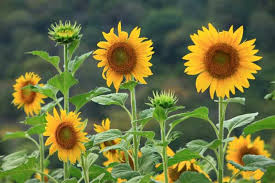
#> input picture dedw.jpg, 275 x 183 px
$ python a1.py
#> lines starting #> are read from the running program, lines starting #| are printed output that depends on the picture
import matplotlib.pyplot as plt
import numpy as np
from PIL import Image
image_path = "dedw.jpg"
image = Image.open(image_path)
#> image is the input picture: PIL image 275x183 RGB; mean R, G, B 109.1, 114.6, 62.5
rgb_image = np.array(image)
R = rgb_image[:, :, 0]
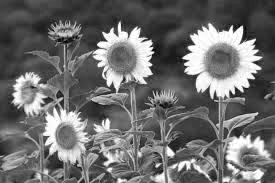
#> R: shape (183, 275); min 3, max 255, mean 109.1
G = rgb_image[:, :, 1]
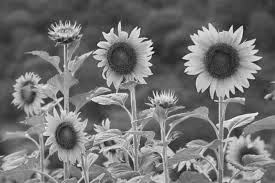
#> G: shape (183, 275); min 0, max 253, mean 114.6
B = rgb_image[:, :, 2]
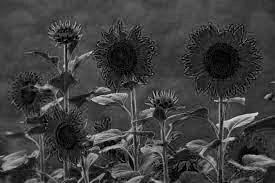
#> B: shape (183, 275); min 0, max 229, mean 62.5
grayscale_image = (0.2989 * R + 0.5870 * G + 0.1140 * B).astype(np.uint8)
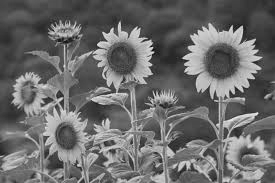
#> grayscale_image: shape (183, 275); min 6, max 242, mean 106.5
plt.figure(figsize=(10, 10))
plt.subplot(2, 2, 1)
plt.title("Red Channel")
plt.imshow(R, cmap="Reds")

plt.subplot(2, 2, 2)
plt.title("Green Channel")
plt.imshow(G, cmap="Greens")

plt.subplot(2, 2, 3)
plt.title("Blue Channel")
plt.imshow(B, cmap="Blues")

plt.subplot(2, 2, 4)
plt.title("Grayscale Image (Luminosity Method)")
plt.imshow(grayscale_image, cmap="gray")

plt.tight_layout()
plt.show()
